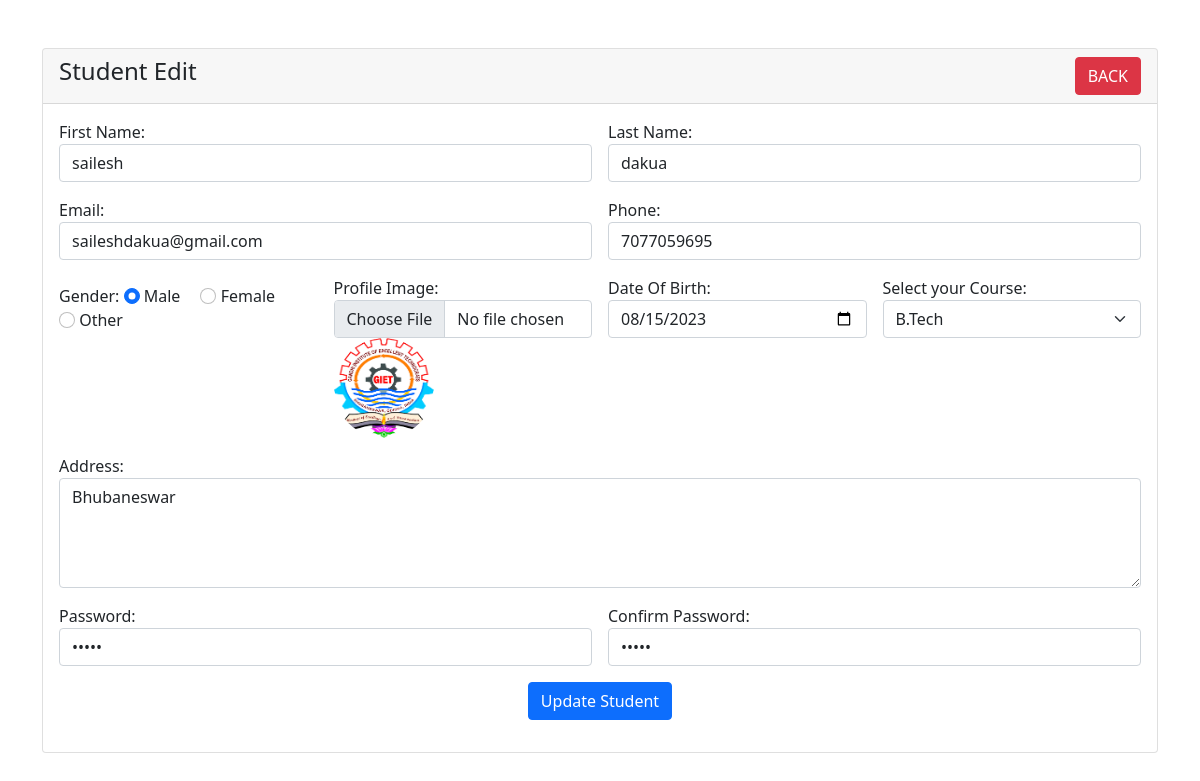
Page /student-edit.php?id=1 on the committed database.
### tables this page shows
CREATE TABLE `students` (
  `id` int(11) NOT NULL,
  `fname` varchar(50) NOT NULL,
  `lname` varchar(30) NOT NULL,
  `email` varchar(70) NOT NULL,
  `phone` varchar(12) NOT NULL,
  `gender` varchar(10) NOT NULL,
  `pimage` varchar(200) NOT NULL,
  `dob` date NOT NULL DEFAULT current_timestamp(),
  `course` varchar(30) NOT NULL,
  `address` text NOT NULL,
  `password` varchar(15) NOT NULL,
  `password_cnf` varchar(15) NOT NULL,
  `condition_1` varchar(10) NOT NULL
);

### student-edit.php (the view, shortened to what this page needs)
<?php
require 'dbcon.php';
?>
<!DOCTYPE html>
<html lang="en">
<head>
    <link href="https://cdn.jsdelivr.net/npm/bootstrap@5.1.3/dist/css/bootstrap.min.css" rel="stylesheet">
</head>
<body>
<div class="container mt-5">
    <div class="row">
        <div class="col-md-12">
            <div class="card">
                <div class="card-header">
                    <h4>Student Edit
                        <a href="index.php" class="btn btn-danger float-end">BACK</a>
                    </h4>
                </div>
                <div class="card-body">
                    <?php
                    if(isset($_GET['id']))
                    {
                        $student_id = mysqli_real_escape_string($con, $_GET['id']);
                        $query = "SELECT * FROM students WHERE id='$student_id' ";
                        $query_run = mysqli_query($con, $query);
                        if(mysqli_num_rows($query_run) > 0)
                        {
                            $student = mysqli_fetch_array($query_run);
                            ?>
                            <form action="code.php" method="POST" enctype="multipart/form-data">
                                <div class="row g-3">
                                    <div class="form-group col-md-6">
                                        <label for="fname">First Name:</label>
                                        <input id="fname" type="text" class="form-control" name="fname" value="<?=$student['fname'];?>">
                                    </div>
                                    <div class="form-group col-md-6">
                                        <label for="lname">Last Name:</label>
                                        <input id="lname" type="text" class="form-control" name="lname" value="<?=$student['lname'];?>">
                                    </div>
                                    <div class="form-group col-md-6">
                                        <label for="email">Email:</label>
                                        <input id="email" type="email" class="form-control" name="email" value="<?=$student['email'];?>">
                                    </div>
                                    <div class="form-group col-md-6">
                                        <label for="phno">Phone:</label>
                                        <input id="phno" type="number" class="form-control" name="phone" value="<?=$student['phone'];?>">
                                    </div>
                                    <div class="form-group col-md-3 mt-4">
                                        <label>Gender:</label>
                                        <div class="form-check-inline">
                                            <input type="radio" class="form-check-input" id="male" name="gender" value="Male" <?=$student['gender'] == 'Male' ? 'checked' : '';?>>
                                            <label class="form-check-label" for="male">Male</label>
                                        </div>
                                        <div class="form-check-inline">
                                            <input type="radio" class="form-check-input" id="female" name="gender" value="Female" <?=$student['gender'] == 'Female' ? 'checked' : '';?>>
                                            <label class="form-check-label" for="female">Female</label>
                                        </div>
                                        <div class="form-check-inline">
                                            <input type="radio" class="form-check-input" id="other" name="gender" value="Other" <?=$student['gender'] == 'Other' ? 'checked' : '';?>>
                                            <label class="form-check-label" for="other">Other</label>
                                        </div>
                                    </div>
                                    <div class="form-group col-md-3">
                                        <label for="pimage">Profile Image:</label>
                                        <input id="pimage" type="file" class="form-control col-md-6" name="pimage" accept="image/png, image/jpeg">
                                        <?php
                                        $profileImage = $student['pimage'];
                                        if (!empty($profileImage) && file_exists("uploads/$profileImage")) {
                                            ?>
                                            <img src="uploads/<?= $profileImage; ?>"
                                                 alt="<?= $student['fname']; ?>"
                                                 width="100" height="100"
                                                 class="rounded-circle">
                                            <?php
                                        }
                                        ?>
                                    </div>
                                    <div class="form-group col-md-3">
                                        <label for="dob">Date Of Birth:</label>
                                        <input id="dob" type="date" class="form-control" name="dob" value="<?=$student['dob'];?>">
                                    </div>
                                    <div class="form-group col-md-3">
                                        <label for="course">Select your Course:</label>
                                        <select class="form-control form-select" name="course" id="course">
                                            <option value="B.Tech" <?=$student['course'] == 'B.Tech' ? 'selected' : '';?>>B.Tech</option>
                                        </select>
                                    </div>
                                    <div class="form-group col-md-12">
                                        <label for="address">Address:</label>
                                        <textarea id="address" class="form-control" name="address" rows="4" cols="50"><?=$student['address'];?></textarea>
                                    </div>
                                    <div class="form-group col-md-6">
                                        <label for="password">Password:</label>
                                        <input id="password" type="password" class="form-control" name="password" minlength="3" maxlength="8" value="<?=$student['password'];?>">
                                    </div>
                                    <div class="form-group col-md-6">
                                        <label for="password_cnf">Confirm Password:</label>
                                        <input id="password_cnf" type="password" class="form-control" name="password_cnf" minlength="3" maxlength="8" value="<?=$student['password_cnf'];?>">
                                    </div>
                                    <div class="mb-3 text-center">
                                    <button type="submit" name="update_student" class="btn btn-primary">
                                        Update Student
                                    </button>
                                    </div>
                                </div>
                            </form>
                            <?php
                        }
                        else
                        {
                            echo "<h4>No Such Id Found</h4>";
                        }
                    }
                    ?>
                </div>
            </div>
        </div>
    </div>
</div>
</body>
</html>

### rows in the picture
students: fname "sailesh", lname "dakua", email "saileshdakua@gmail.com", phone "7077059695", gender "☑ Male", gender "☐ Female", gender "☐ Other", pimage (picture), dob "08/15/2023", course "B.Tech", address "Bhubaneswar"
